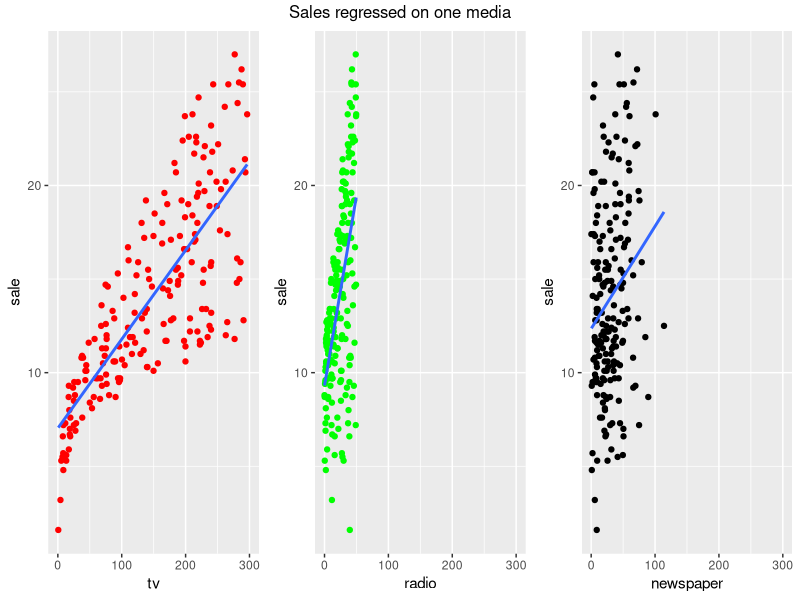
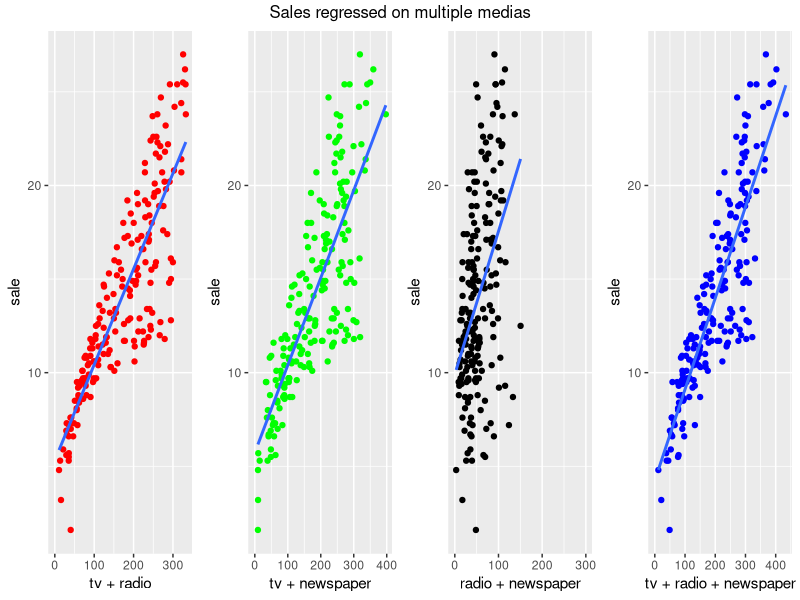
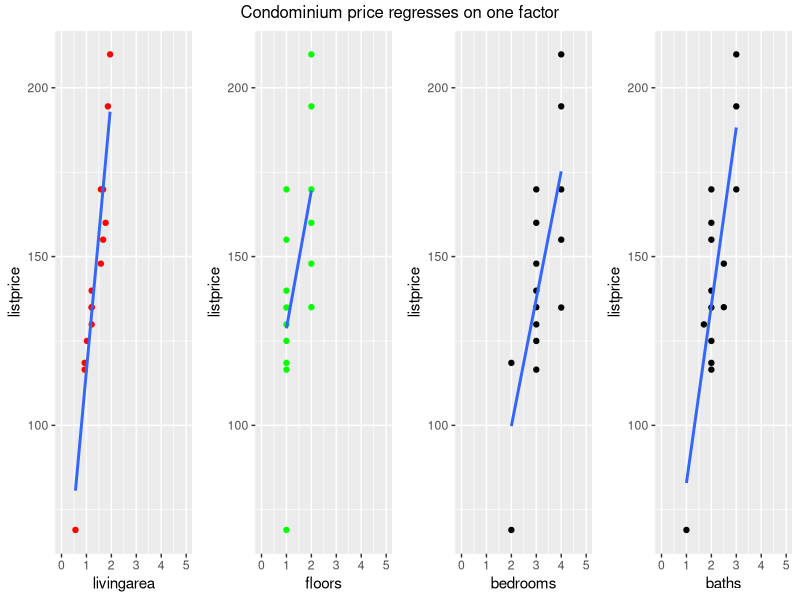

The R script that drew these images, in order:
#install.packages(ggplot2)
#install.packages(gridExtra)
library(ggplot2)  
library(gridExtra)

setwd("E:/PHD/Courses/Data 603/Datasets/DATA_603_L01/")

Advertising=read.table("Advertising.txt",header = TRUE,  sep ="\t" )
#attach(Advertising)

############General linear models
p1<-ggplot(data=Advertising,mapping= aes(x=tv,y=sale))+geom_point(color='red')+ 
  geom_smooth(method = "lm", se = FALSE)+expand_limits(x=c(0,300))

p2<-ggplot(data=Advertising,mapping= aes(x=radio,y=sale))+geom_point(color='green')+ 
  geom_smooth(method = "lm", se = FALSE)+expand_limits(x=c(0,300))

p3<-ggplot(data=Advertising,mapping= aes(x=newspaper,y=sale))+geom_point(color='black')+
  geom_smooth(method = "lm", se = FALSE)+expand_limits(x=c(0,300))

grid.arrange(
  p1,
  p2,
  p3,
  nrow = 1,
  top = "Sales regressed on one media"
)

summary(lm(sale~tv,data=Advertising))
summary(lm(sale~radio,data=Advertising))
summary(lm(sale~newspaper,data=Advertising))

reg1<-lm(sale~tv, data=Advertising)
coefficients(reg1)

reg2<-lm(sale~radio, data=Advertising)
coefficients(reg2)

reg3<-lm(sale~newspaper, data=Advertising)
coefficients(reg3)

###Multiple variables
p4<-ggplot(data=Advertising,mapping= aes(x=tv+radio,y=sale))+geom_point(color='red')+
  geom_smooth(method = "lm", se = FALSE)+expand_limits(x=c(0,300))

p5<-ggplot(data=Advertising,mapping= aes(x=tv+newspaper,y=sale))+geom_point(color='green')+
  geom_smooth(method = "lm", se = FALSE)+expand_limits(x=c(0,300))

p6<-ggplot(data=Advertising,mapping= aes(x=radio+newspaper,y=sale))+geom_point(color='black')+
  geom_smooth(method = "lm", se = FALSE)+expand_limits(x=c(0,300))

p7<-ggplot(data=Advertising,mapping= aes(x=tv+radio+newspaper,y=sale))+geom_point(color='blue')+
  geom_smooth(method = "lm", se = FALSE)+expand_limits(x=c(0,300))

grid.arrange(
  p4,
  p5,
  p6,
  p7,
  nrow = 1,
  top = "Sales regressed on multiple medias"
)

reg4<-lm(sale~tv+radio, data=Advertising)
coefficients(reg4)

reg5<-lm(sale~tv+newspaper, data=Advertising)
coefficients(reg5)

reg6<-lm(sale~radio+newspaper, data=Advertising)
coefficients(reg6)

reg7<-lm(sale~tv+radio+newspaper, data=Advertising)
coefficients(reg7)


############Generalized linear models
hours=c(0.50,0.75,1.00,1.25,1.50,1.75,1.75,2.00,2.25,2.50,2.75,3.00,3.25,3.50,4.00,4.25,4.50,4.75,5.00,5.50)
pass=c(0,0,0,0,0,0,1,0,1,0,1,0,1,0,1,1,1,1,1,1)
glm_pass=glm(pass~hours, family=binomial(link='logit'))
coefficients(glm_pass)


############Confidence Interval
reg1<-lm(sale~tv+radio+newspaper, data=Advertising)
confint(reg1)
confint(reg1, level = 0.99)


############Inclass problem 1
condominium=read.csv("condominium.csv",header = TRUE)

p1<-ggplot(data=condominium,mapping= aes(x=livingarea,y=listprice ))+geom_point(color='red')+ 
  geom_smooth(method = "lm", se = FALSE)+expand_limits(x=c(0,5))

p2<-ggplot(data=condominium,mapping= aes(x=floors,y=listprice ))+geom_point(color='green')+ 
  geom_smooth(method = "lm", se = FALSE)+expand_limits(x=c(0,5))

p3<-ggplot(data=condominium,mapping= aes(x=bedrooms,y=listprice ))+geom_point(color='black')+
  geom_smooth(method = "lm", se = FALSE)+expand_limits(x=c(0,5))

p4<-ggplot(data=condominium,mapping= aes(x=baths,y=listprice))+geom_point(color='black')+
  geom_smooth(method = "lm", se = FALSE)+expand_limits(x=c(0,5))

grid.arrange(
  p1,
  p2,
  p3,
  p4,
  nrow = 1,
  top = "Condominium price regresses on one factor"
)

model1 = lm(listprice ~ livingarea + floors + bedrooms + baths, data = condominium)
summary(model1)
confint(model1) #by default alpha=0.05


############Evaluating Overall Model Utility, F-test
reg1<-lm(sale~tv+radio+newspaper, data=Advertising) # (Full) model with all variables
reg2<-lm(sale~1, data=Advertising) # Model with only intercept
anova(reg2,reg1) #models with more parameters on left, models with less parameters on right


full<-lm(sale~tv+radio+newspaper, data=Advertising)
reduced<-lm(sale~tv+radio, data=Advertising) # dropping the newspaper variable
anova(reduced,full) # test if Ho: newspaper = 0


############Inclass problem 2
condominium=read.csv("condominium.csv",header = TRUE)
full<-lm(listprice ~ livingarea + floors + bedrooms + baths, data=condominium)
reduced1<-lm(listprice ~ livingarea + floors + bedrooms, data=condominium) 
anova(reduced1,full) 

reduced2<-lm(listprice ~ livingarea + floors+ baths , data=condominium) 
anova(reduced2,full) 

reduced3<-lm(listprice ~ livingarea + baths , data=condominium) 
anova(reduced3,reduced2) 

reduced4<-lm(listprice ~ floors + baths , data=condominium) 
anova(reduced4,reduced2)

reduced5<-lm(listprice ~ livingarea + floors , data=condominium) 
anova(reduced5,reduced2) 



#############Model Fitness
full<-lm(sale~tv+radio+newspaper, data=Advertising)
reduced<-lm(sale~tv+radio, data=Advertising)
#R squared
summary(full)$r.squared
summary(reduced)$r.squared
summary(full)$adj.r.squared
summary(reduced)$adj.r.squared

#MSE
full<-lm(sale~tv+radio+newspaper, data=Advertising)
reduced<-lm(sale~tv+radio, data=Advertising)
sigma(full)
sigma(reduced)


#############Model Prediction
reduced<-lm(sale~tv+radio, data=Advertising)
newdata = data.frame(tv=200, radio=20)
predict(reduced,newdata,interval="predict")


#############Inclass problem 3
condominium=read.csv("condominium.csv",header = TRUE)
full<-lm(listprice ~ livingarea + floors + bedrooms + baths, data=condominium)
fit <-lm(listprice ~ livingarea + floors+ baths , data=condominium) 

summary(full)$adj.r.squared
sigma(full)

summary(fit)$adj.r.squared
sigma(fit)

newdata = data.frame(livingarea=2, floors=3, baths=3)
predict(fit,newdata,interval="predict") #95% prediction interval



